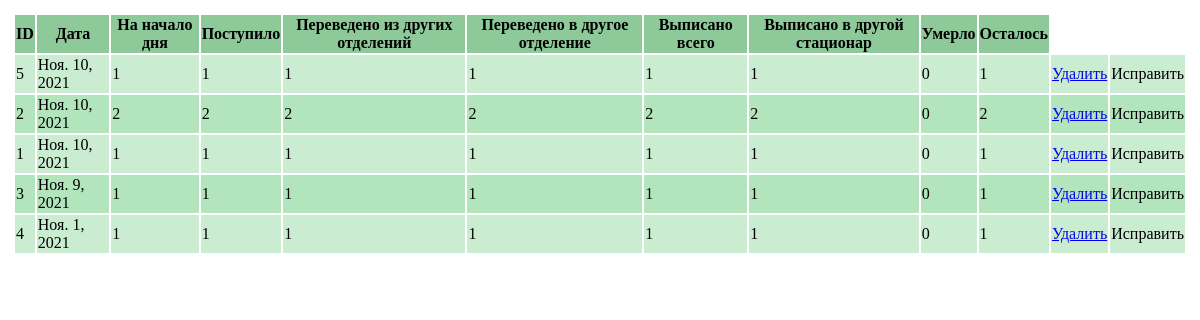
Page /list_pat/ on the earlier database version.
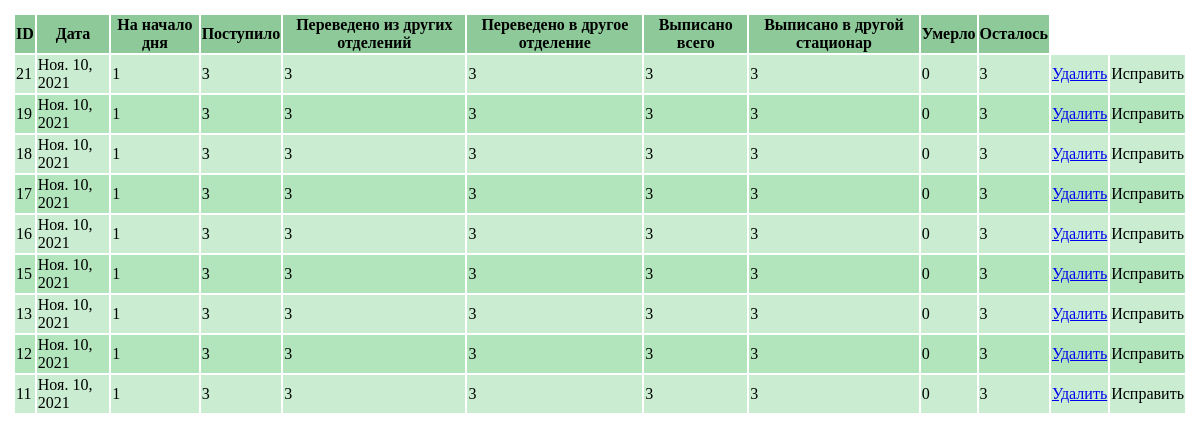
Same page on the later database version.
### ListOfPatients/models.py (models this page shows)
class ListPatPageOne(models.Model):
    Date = models.DateField(db_index=True, verbose_name='Дата')
    OnStartDay = models.IntegerField(verbose_name='Начало дня')
    Receive = models.IntegerField(verbose_name='Поступило ')
    TransferFrom = models.IntegerField(verbose_name='Переведено из других отделений')
    TransferTo = models.IntegerField(verbose_name='Переведено в другие отделения')
    ReleaseTotal = models.IntegerField(verbose_name='Выписано всего')
    RelTotalTo = models.IntegerField(verbose_name='Выписано в другие отделения')
    Die = models.IntegerField(verbose_name='Умерло')
    Remain = models.IntegerField(verbose_name='Осталось')
    class Meta():
        verbose_name_plural = 'Лист движения пациентов'
        verbose_name = 'Лист движения пациентов'
        ordering = ['-Date']

### ListOfPatients/views.py (the view)
# urls.py: path('list_pat/', list_pat_page_one, name='list_pat'),
def list_pat_page_one(request):
    list_of_pat = ListPatPageOne.objects.all()
    return render(request, 'ListOfPatients/ListReview.html', {'ListOfPat': list_of_pat})

### ListOfPatients/templates/ListOfPatients/ListReview.html (shortened to what this page needs)
{% load static %}
<!DOCTYPE html>
<html lang="ru">
<head>
    <link rel="stylesheet" href="{% static 'ListOfPatients/css/ListReview.css' %}">
</head>
<body>
<TABLE id="Table_list">
    <tr class="Table_list_pat_head">
        <th>ID</th>
        <th>Дата</th>
        <th>На начало дня</th>
        <th>Поступило</th>
        <th>Переведено из других отделений</th>
        <th>Переведено в другое отделение</th>
        <th>Выписано всего</th>
        <th>Выписано в другой стационар</th>
        <th>Умерло</th>
        <th>Осталось</th>
    </tr>
        {% for rec in ListOfPat %}
            <tr>
                <td>{{ rec.id }}</td>
                <td>{{ rec.Date }}</td>
                <td>{{ rec.OnStartDay }}</td>
                <td>{{ rec.Receive }}</td>
                <td>{{ rec.TransferFrom }}</td>
                <td>{{ rec.TransferTo }}</td>
                <td>{{ rec.ReleaseTotal }}</td>
                <td>{{ rec.RelTotalTo }}</td>
                <td>{{ rec.Die }}</td>
                <td>{{ rec.Remain }}</td>
                <td><a href="{% url 'delete_pat' id_delete_pat=rec.id %}">Удалить</a></td>
                <td>Исправить</td>
             </tr>
        {% endfor %}
</TABLE>
</body>
</html>

### ListOfPatients/static/ListOfPatients/css/ListReview.css (style rules this page uses)
#Table_list { padding: 5px; }
#Table_list th { background: #50995e5e; }
#Table_list tbody tr:nth-child(odd) { background: #b3e5bd; }
#Table_list tbody tr:nth-child(even) { background: #b3e5bdb2; }

Differences in the rows shown:
removed ListPatPageOne: id "5", Date "Ноя. 10, 2021", OnStartDay "1", Receive "1", TransferFrom "1", TransferTo "1", ReleaseTotal "1", RelTotalTo "1", Die "0", Remain "1"
removed ListPatPageOne: id "2", Date "Ноя. 10, 2021", OnStartDay "2", Receive "2", TransferFrom "2", TransferTo "2", ReleaseTotal "2", RelTotalTo "2", Die "0", Remain "2"
removed ListPatPageOne: id "1", Date "Ноя. 10, 2021", OnStartDay "1", Receive "1", TransferFrom "1", TransferTo "1", ReleaseTotal "1", RelTotalTo "1", Die "0", Remain "1"
removed ListPatPageOne: id "3", Date "Ноя. 9, 2021", OnStartDay "1", Receive "1", TransferFrom "1", TransferTo "1", ReleaseTotal "1", RelTotalTo "1", Die "0", Remain "1"
removed ListPatPageOne: id "4", Date "Ноя. 1, 2021", OnStartDay "1", Receive "1", TransferFrom "1", TransferTo "1", ReleaseTotal "1", RelTotalTo "1", Die "0", Remain "1"
added ListPatPageOne: id "21", Date "Ноя. 10, 2021", OnStartDay "1", Receive "3", TransferFrom "3", TransferTo "3", ReleaseTotal "3", RelTotalTo "3", Die "0", Remain "3"
added ListPatPageOne: id "19", Date "Ноя. 10, 2021", OnStartDay "1", Receive "3", TransferFrom "3", TransferTo "3", ReleaseTotal "3", RelTotalTo "3", Die "0", Remain "3"
added ListPatPageOne: id "18", Date "Ноя. 10, 2021", OnStartDay "1", Receive "3", TransferFrom "3", TransferTo "3", ReleaseTotal "3", RelTotalTo "3", Die "0", Remain "3"
added ListPatPageOne: id "17", Date "Ноя. 10, 2021", OnStartDay "1", Receive "3", TransferFrom "3", TransferTo "3", ReleaseTotal "3", RelTotalTo "3", Die "0", Remain "3"
added ListPatPageOne: id "16", Date "Ноя. 10, 2021", OnStartDay "1", Receive "3", TransferFrom "3", TransferTo "3", ReleaseTotal "3", RelTotalTo "3", Die "0", Remain "3"
added ListPatPageOne: id "15", Date "Ноя. 10, 2021", OnStartDay "1", Receive "3", TransferFrom "3", TransferTo "3", ReleaseTotal "3", RelTotalTo "3", Die "0", Remain "3"
added ListPatPageOne: id "13", Date "Ноя. 10, 2021", OnStartDay "1", Receive "3", TransferFrom "3", TransferTo "3", ReleaseTotal "3", RelTotalTo "3", Die "0", Remain "3"
added ListPatPageOne: id "12", Date "Ноя. 10, 2021", OnStartDay "1", Receive "3", TransferFrom "3", TransferTo "3", ReleaseTotal "3", RelTotalTo "3", Die "0", Remain "3"
added ListPatPageOne: id "11", Date "Ноя. 10, 2021", OnStartDay "1", Receive "3", TransferFrom "3", TransferTo "3", ReleaseTotal "3", RelTotalTo "3", Die "0", Remain "3"
